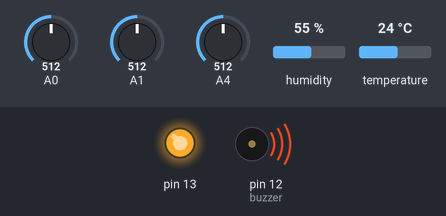
Recording of a sketch running on a simulated Arduino Uno, built with avr-gcc and run on an emulated ATmega328P. Parts: output pins drawn as LEDs (lit = HIGH), buzzer (waves = sounding, pin HIGH). Inputs (shaded band) come from the test bench; at power-on: A0 = 512, A1 = 512, A4 = 512, humidity 55 %, temperature 24 °C. What the sketch prints to the serial monitor is not drawn.

Above: at 6.8 s.
6.9 s: A0 set to 291
11.5 s: A0 set to 268
At 12.5 s:
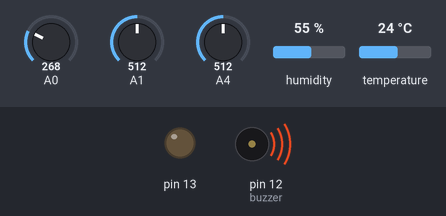
13.7 s: A1 set to 669
21.3 s: A1 set to 691
At 30.8 s:
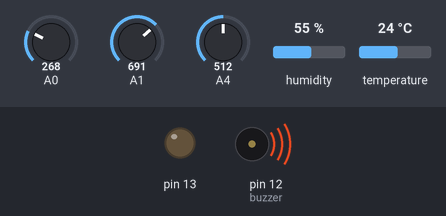
36.9 s: A0 set to 290
At 37.3 s:
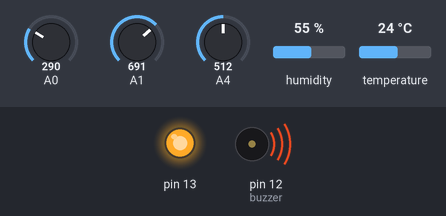
Timing chart, 0 to 42.4 s (numbered marks = the images above; inputs shaded):
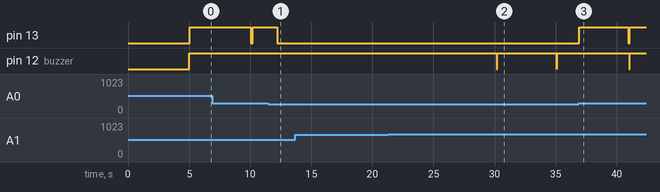

The sketch:

PSMCI.ino
```cpp
//Declaramos todos los terminos

#include <SoftwareSerial.h> //Para el SIM
#include <DHT.h> //Para el sensor de humedad
unsigned long timer, timerDelay = 10000UL, timerDelay2 = 5000UL;
int valorCO2, valorTMPS, buzzer=12, ADVERTENCIA, ALARMA;
float voltaje, TMP, valorFlama;
#define GSM_RX 2
#define GSM_TX 3
#define DHTPIN 8
#define DHTTYPE DHT11

SoftwareSerial sim(GSM_RX, GSM_TX);
DHT dht(DHTPIN, DHTTYPE);

SoftwareSerial MiBT(10,11);

String number = "+50498679416";

void setup(){
Serial.begin(9600);
sim.begin(115200);
Serial.println("LISTO");
MiBT.begin(38400);
dht.begin();
pinMode(buzzer, OUTPUT);
pinMode(13, OUTPUT);
}

//Declaramos las funciones

void SCO2(){
  valorCO2 = analogRead(A0);

  Serial.println("CO2:");
  Serial.println(valorCO2);
}

void STEMP(){
  valorTMPS = analogRead(A1);

  voltaje = valorTMPS * 4.68;
  voltaje/= 1024;
  TMP = (voltaje - 0.5)*100;

  Serial.println("TEMPERATURA DE CONTACTO:");
  Serial.println(TMP);
}

void analogFlame(){
  valorFlama = analogRead(A4);
  Serial.println("valorFlama:");
  Serial.println(valorFlama);
  if(valorFlama < 50){
    ADVERTENCIA=1;
    }else{ADVERTENCIA=0;}
}

void call(){    //Para llamar a los bomberos
  sim.print(F("ATD"));
  sim.print(number);
  sim.print(F(";\r\n"));
  }

void sms(){
  Serial.println("Enviando reporte via SMS");
  sim.println("AT+CMGF=1");
  delay(1000);
  Serial.println("Ingrese el numero");
  sim.println("AT+CMGS=\"" + number + "\"\r");
  delay(1000);
  String SMS = "holi";
  sim.println(SMS);
  delay(100);
  sim.println((char)26);
  delay(1000);
}

void humidity(){
    float h = dht.readHumidity();
    float t = dht.readTemperature();
    Serial.println("HUMEDAD:");
    Serial.println(h);
    Serial.println("TEMPERATURA:");
    Serial.println(t);

    if(t>35 || h<50){
      ADVERTENCIA=1;
      }else{ADVERTENCIA=0;}

  }

void loop(){
  float t,h;
  unsigned long actualTimer = millis();

    if(actualTimer>timerDelay2){
      Serial.println("valorFlama:");
      valorFlama = analogRead(A4);
      Serial.println(valorFlama);
      h = dht.readHumidity();
      t = dht.readTemperature();
      Serial.println("HUMEDAD:");
      Serial.println(h);
      Serial.println("TEMPERATURA:");
      Serial.println(t);
      Serial.println(" ");

      timerDelay2+=5000UL;
      }


  if(actualTimer>timerDelay){
    humidity();
    SCO2();
    STEMP();
    timerDelay+=10000UL;
  }
    if(valorFlama==0){
    }
    else if(t>40 || h<20 || TMP<260 || valorFlama<120){
      Serial.println(h);
      Serial.println(t);
      Serial.println(TMP);
      Serial.println(valorFlama);
      digitalWrite(12, HIGH);
      Serial.println("ACTIVIDAD ANORMAL");
      valorCO2 = analogRead(A0);
      if(valorCO2>280){
        digitalWrite(13, HIGH);
        Serial.println("FUEGO");
       // call()
       delay(1000);
       digitalWrite(13,LOW);
      }else{
        digitalWrite(13, LOW);
      }
     // delay(5000);
      }else{
        digitalWrite(12,LOW);
      }

}
```

Measured:
- the behaviour switches between 281 and 280 on A0 (found by bisection; images 0 and 1)
- the behaviour switches between 678 and 679 on A1 (found by bisection; images 1 and 2)
- after the input at 11.5 s, pin 13: HIGH → LOW after 0.71 s
- after the input at 21.3 s, pin 12 (buzzer): alternates HIGH for 4.9 s and LOW for 0.03 s, starting after 8.9 s
- after the input at 36.9 s, pin 13: LOW → HIGH at once, → LOW 4.0 s later, → HIGH 0.13 s later
